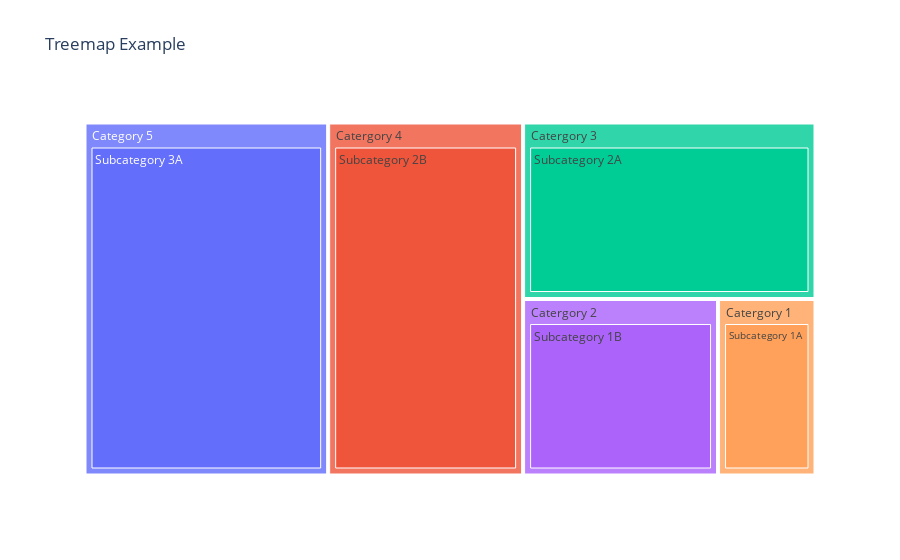

This figure's notebook cell:
### Code cell
import pandas as pd
import plotly.express as px

# using this data for understanding
data = {'Category':['Catergory 1','Catergory 2','Catergory 3','Catergory 4','Category 5'],
        'Subcategory':['Subcategory 1A','Subcategory 1B','Subcategory 2A','Subcategory 2B','Subcategory 3A'],
        'Values':[10,20,30,40,50]}

df = pd.DataFrame(data)

fig = px.treemap(df, path=['Category','Subcategory'], values='Values', title='Treemap Example')

fig.show()

### Figure 1 — Plotly figure (JSON) as saved in the notebook; plotly's stock layout.template omitted (floating-point values rounded to 4 significant figures)
{"data": [{"branchvalues": "total", "domain": {"x": [0, 1], "y": [0, 1]}, "hovertemplate": "labels=%{label}<br>Values=%{value}<br>parent=%{parent}<br>id=%{id}<extra></extra>", "ids": ["Catergory 1/Subcategory 1A", "Catergory 2/Subcategory 1B", "Catergory 3/Subcategory 2A", "Catergory 4/Subcategory 2B", "Category 5/Subcategory 3A", "Catergory 1", "Catergory 2", "Catergory 3", "Catergory 4", "Category 5"], "labels": ["Subcategory 1A", "Subcategory 1B", "Subcategory 2A", "Subcategory 2B", "Subcategory 3A", "Catergory 1", "Catergory 2", "Catergory 3", "Catergory 4", "Category 5"], "name": "", "parents": ["Catergory 1", "Catergory 2", "Catergory 3", "Catergory 4", "Category 5", "", "", "", "", ""], "type": "treemap", "values": [10.0, 20.0, 30.0, 40.0, 50.0, 10.0, 20.0, 30.0, 40.0, 50.0]}], "layout": {"legend": {"tracegroupgap": 0}, "title": {"text": "Treemap Example"}}}
